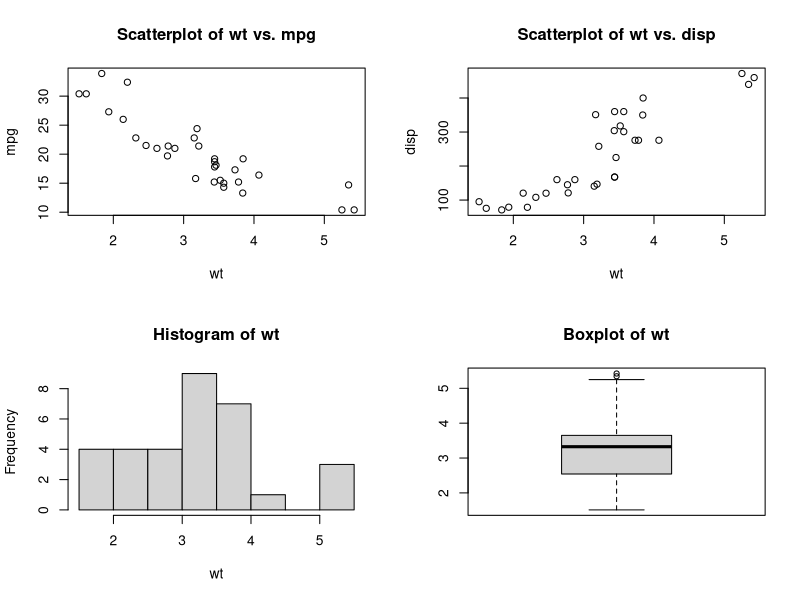
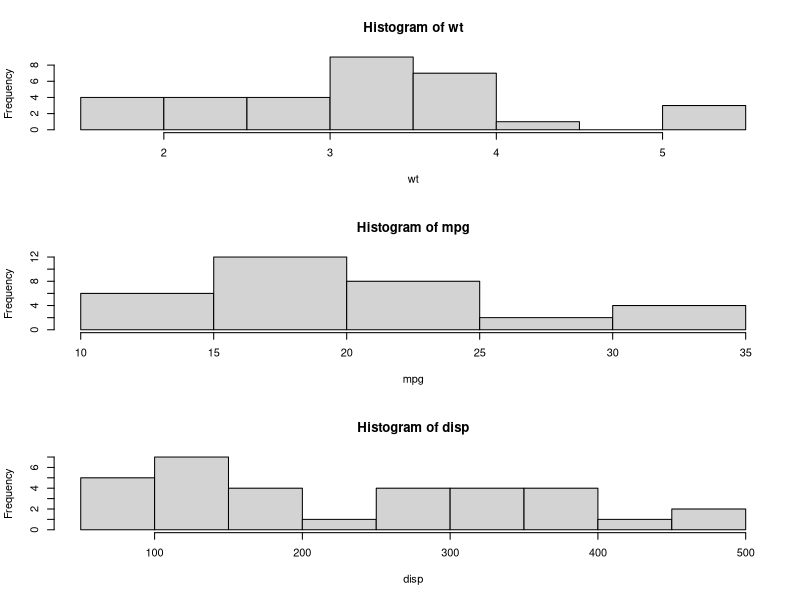
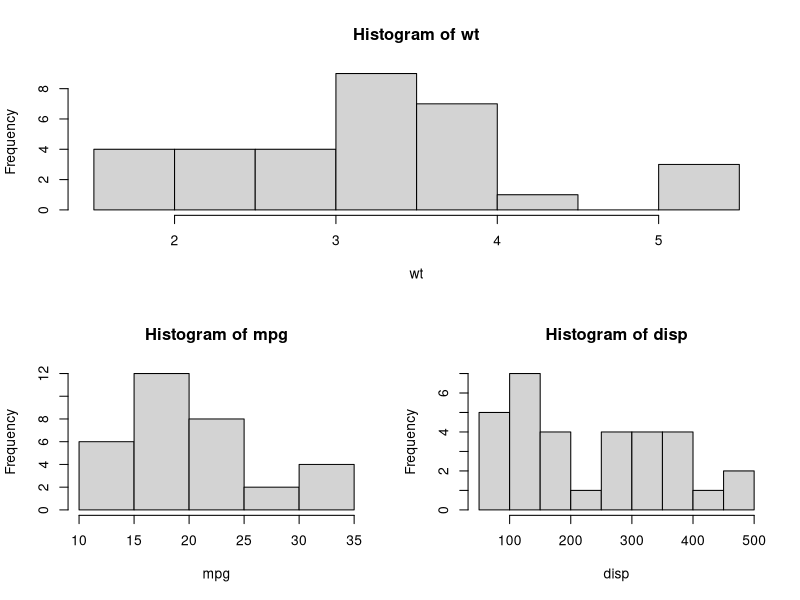

Source code (R) for these figures, in order:
# 将几张图合并为一张图

# 2行2列
attach(mtcars)
opar <- par(no.readonly=TRUE)
par(mfrow=c(2,2))
plot(wt,mpg, main="Scatterplot of wt vs. mpg")
plot(wt,disp, main="Scatterplot of wt vs. disp")
hist(wt, main="Histogram of wt")
boxplot(wt, main="Boxplot of wt")
par(opar)
detach(mtcars)

# 3行1列
attach(mtcars)
opar <- par(no.readonly=TRUE)
par(mfrow=c(3,1))
hist(wt)
hist(mpg)
hist(disp)
par(opar)
detach(mtcars)

# 第一行1个，第二行2个
attach(mtcars)
layout(matrix(c(1,1,2,3), 2, 2, byrow = TRUE))
hist(wt)
hist(mpg)
hist(disp)
detach(mtcars)